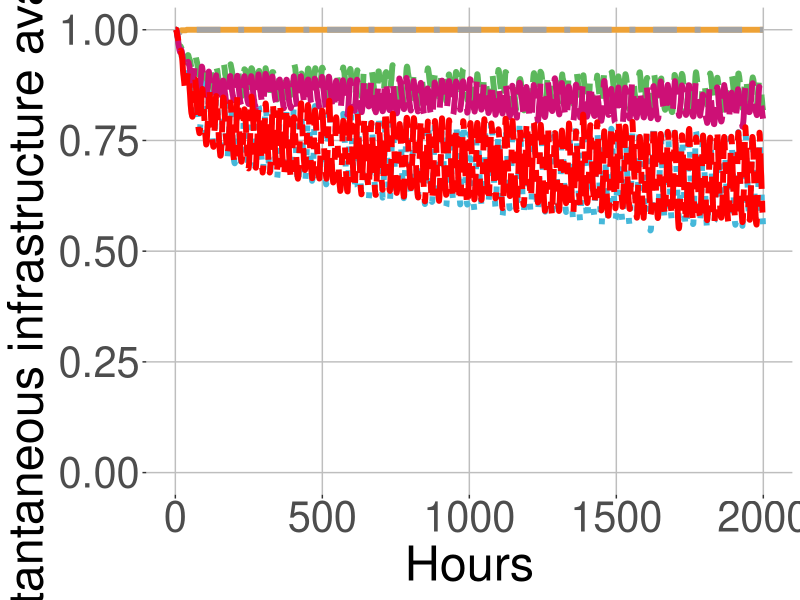

The R script that drew this image:
# execute all lines: ctrl + shift + enter

library(ggplot2)

# set working directory here
setwd(dirname(rstudioapi::getSourceEditorContext()$path))

overall <- read.table("exp_assembly_overall_energy_template.txt", 
                      header = F,
                      sep = " ",
                      col.names= c("overallx", "overally")
)

random <- read.table("exp_assembly_random.txt", 
                     header = F,
                     sep = " ",
                     col.names= c("randomx", "randomy")
)

res <- read.table("exp_assembly_residual_life_template.txt", 
                  header = F,
                  sep = " ",
                  col.names= c("resx","resy")
)

local <- read.table("exp_assembly_local_energy_template.txt", 
                    header = F,
                    sep = " ",
                    col.names= c("locx","locy")
)

learning <- read.table("exp_assembly_fair_energyBP.txt", 
                       header = F,
                       sep = " ",
                       col.names= c("enx","eny")
)

qos <- read.table("exp_assembly_QoS.txt", 
                  header = F,
                  sep = " ",
                  col.names= c("qosx","qosy")
)


overall_x <- overall$overallx
overall_y <- overall$overally

random_y <- random$randomy
res_y <- res$resy
local_y <- local$locy
energyAware_y <- learning$eny
qos_y <- qos$qosy

head(overall)

colors <- c("overall" = "#EEA236", "residual life" = "#5CB85C", "random" = "#46B8DA", "local"="gray64", "energy balance"="deeppink3", "qos"="#FF0000")

g = ggplot(data=local, aes(x=overall_x, col = group)) + 
  
  geom_line(aes(y = overall_y, color = "overall",linetype=b), size = 2, linetype="solid") +
  geom_line(aes(y = res_y, color = "residual life"), size = 2, linetype="dashed") +
  geom_line(aes(y = random_y, color = "random"), size = 2, linetype="dotted") +
  geom_line(aes(y = local_y, color = "local"), size = 2, linetype="dotdash") +
  geom_line(aes(y = energyAware_y, color = "energy balance"), size = 2, linetype="longdash") +
  geom_line(aes(y = qos_y, color = "qos"), size = 2, linetype="twodash")  +
  ylim(0, 1.0) +
  
  labs(x = "Hours",
       y = "Instantaneous infrastructure availability") +

  scale_color_manual(values = colors)

  g+theme(panel.background = element_rect(fill="white"),
          panel.grid.minor.y = element_line(size=2),
          panel.grid.major = element_line(colour = "gray"),
          plot.background = element_rect(fill="white"),
          axis.text=element_text(size=30),
          axis.title=element_text(size=35),
          legend.position = "none") 
                                               
